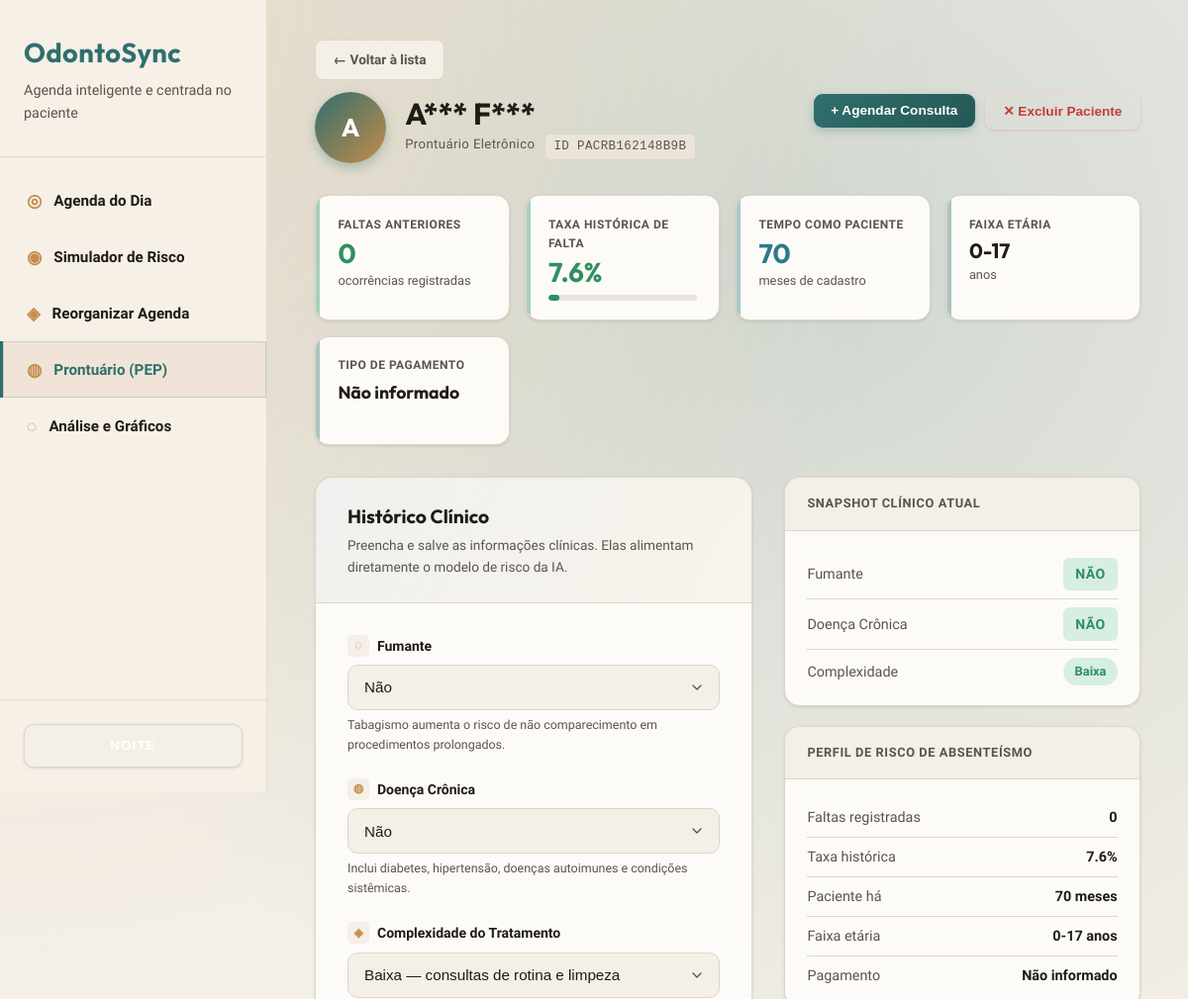
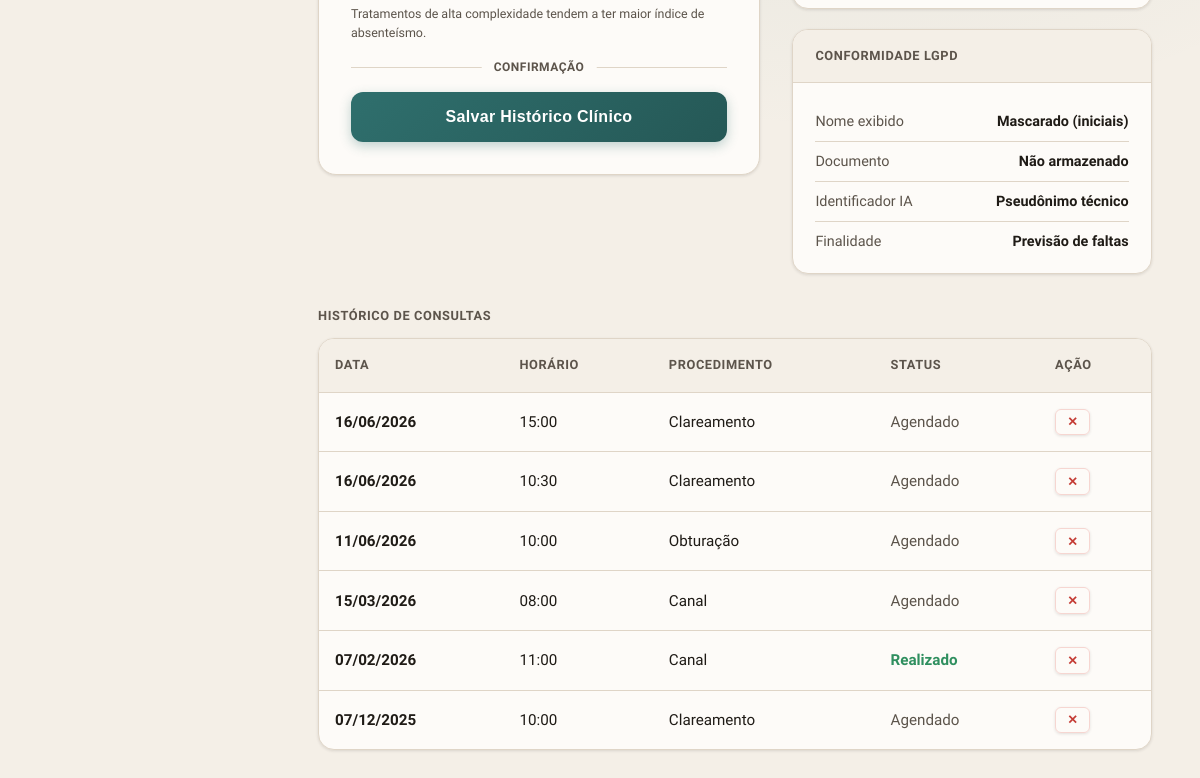
The page /prontuario/PACRB162148B9B on the database its author committed (2 pictures, top to bottom).
### tables this page shows
CREATE TABLE pacientes (
            id TEXT PRIMARY KEY,
            nome TEXT NOT NULL,
            faixa_etaria TEXT NOT NULL,
            tipo_pagamento TEXT NOT NULL,
            faltas_anteriores INTEGER DEFAULT 0,
            taxa_historica REAL DEFAULT 0.0,
            tempo_como_paciente INTEGER DEFAULT 0,
            created_at TIMESTAMP DEFAULT CURRENT_TIMESTAMP,
            updated_at TIMESTAMP DEFAULT CURRENT_TIMESTAMP
        , fumante INTEGER DEFAULT 0, doenca_cronica INTEGER DEFAULT 0, complexidade_tratamento TEXT DEFAULT 'Baixa', photo_url TEXT);

CREATE TABLE consultas (
            id INTEGER PRIMARY KEY AUTOINCREMENT,
            paciente_id TEXT NOT NULL,
            data DATE NOT NULL,
            horario TEXT NOT NULL,
            dia_semana TEXT NOT NULL,
            turno TEXT NOT NULL,
            procedimento TEXT NOT NULL,
            antecedencia_dias INTEGER NOT NULL,
            e_retorno INTEGER DEFAULT 0,
            n_remarcacoes INTEGER DEFAULT 0,
            proximo_feriado INTEGER DEFAULT 0,
            compareceu INTEGER,
            risco_calculado REAL,
            created_at TIMESTAMP DEFAULT CURRENT_TIMESTAMP,
            updated_at TIMESTAMP DEFAULT CURRENT_TIMESTAMP, status_reorganizacao TEXT DEFAULT 'pendente', confirmacao_presenca INTEGER DEFAULT 0, status_atendimento TEXT, condicao_clima TEXT DEFAULT 'ensolarado', temperatura INTEGER DEFAULT 25,
            FOREIGN KEY (paciente_id) REFERENCES pacientes (id)
        );

### app/routes/prontuario.py (the view)
@bp.route('/<paciente_id>', methods=['GET'])
def visualizar_prontuario(paciente_id):
    conn = get_connection()
    cursor = conn.cursor()
    cursor.execute('''
        SELECT id, nome, faixa_etaria, tipo_pagamento, faltas_anteriores,
               taxa_historica, tempo_como_paciente, fumante,
               doenca_cronica, complexidade_tratamento, photo_url
        FROM pacientes
        WHERE id = ?
    ''', (paciente_id,))
    paciente = cursor.fetchone()
    cursor.execute('''
        SELECT id, data, horario, procedimento, status_atendimento, status_reorganizacao, compareceu
        FROM consultas
        WHERE paciente_id = ?
        ORDER BY data DESC, horario DESC
        LIMIT 20
    ''', (paciente_id,))
    consultas = [dict(r) for r in cursor.fetchall()]
    conn.close()
    if not paciente:
        return render_template('error.html',
                               error_code=404,
                               error_message='Paciente não encontrado',
                               error_description='Não foi possível localizar o prontuário solicitado.'), 404
    paciente_dict = dict(paciente)
    paciente_dict['nome_mascarado'] = _mascarar_nome(paciente_dict.get('nome'))
    return render_template('prontuario.html', paciente=paciente_dict, consultas=consultas, active_page='prontuario')

### app/models/database.py (called while the page is built, shortened)
def _ensure_schema(conn):
    global _schema_checked
    if _schema_checked:
        return

def get_connection():
    conn = sqlite3.connect(Config.DATABASE_PATH)
    conn.row_factory = sqlite3.Row  # Permite acessar colunas por nome
    _ensure_schema(conn)
    return conn

### app/routes/prontuario.py (called while the page is built)
def _mascarar_nome(nome):
    partes = [p for p in (nome or '').split() if p]
    if not partes:
        return 'Paciente'
    if len(partes) == 1:
        return f"{partes[0][0]}***"
    return f"{partes[0][0]}*** {partes[-1][0]}***"

### app/templates/prontuario.html (shortened to what this page needs)
{% extends "base.html" %}
{% block content %}
{% set initials = (paciente.nome_mascarado or 'P')[0] | upper %}
{% set taxa_pct = (paciente.taxa_historica * 100) | round(1) %}
{% set taxa_class = 'high' if taxa_pct >= 60 else ('mid' if taxa_pct >= 30 else 'low') %}
{% set comp = paciente.complexidade_tratamento or 'Baixa' %}
<a href="/prontuario/" class="btn-back">← Voltar à lista</a>
<div class="pep-header">
  <div class="pep-identity">
    <div class="pep-avatar" onclick="document.getElementById('foto-upload').click()" title="Clique para trocar a foto">
      {% if paciente.photo_url %}
        <img src="{{ paciente.photo_url }}" alt="Foto" id="pep-avatar-img">
      {% else %}
        <span id="pep-avatar-initials">{{ initials }}</span>
      {% endif %}
    </div>
    <div class="pep-meta">
      <h1>{{ paciente.nome_mascarado }}</h1>
      <p class="pep-id">
        Prontuário Eletrônico
        <span class="id-chip">ID {{ paciente.id }}</span>
      </p>
    </div>
  </div>
  <div style="display:flex; gap:0.6rem; flex-wrap:wrap; align-items:center;">
    <button onclick="abrirModalAgendar()" style="display:inline-flex;align-items:center;gap:0.4rem;padding:0.6rem 1.1rem;background:linear-gradient(135deg,var(--accent-primary),var(--accent-hover));color:#fff;border:none;border-radius:9px;font-size:0.85rem;font-weight:700;cursor:pointer;transition:var(--transition);box-shadow:0 3px 8px rgba(47,111,109,0.3);">
      + Agendar Consulta
    </button>
    <button onclick="excluirPaciente('{{ paciente.id }}', '{{ paciente.nome_mascarado }}')"
      style="display:inline-flex;align-items:center;gap:0.4rem;padding:0.6rem 1.1rem;background:transparent;color:var(--danger);border:1px solid var(--danger-bg);border-radius:9px;font-size:0.85rem;font-weight:700;cursor:pointer;transition:var(--transition);">
      ✕ Excluir Paciente
    </button>
  </div>
</div>
<div class="pep-stats">
  <div class="pep-stat {% if paciente.faltas_anteriores >= 3 %}stat-danger{% elif paciente.faltas_anteriores >= 1 %}stat-warning{% else %}stat-success{% endif %}">
    <div class="s-label">Faltas anteriores</div>
    <div class="s-value">{{ paciente.faltas_anteriores }}</div>
    <div class="s-sub">ocorrências registradas</div>
  </div>
  <div class="pep-stat {% if taxa_pct >= 60 %}stat-danger{% elif taxa_pct >= 30 %}stat-warning{% else %}stat-success{% endif %}">
    <div class="s-label">Taxa histórica de falta</div>
    <div class="s-value">{{ taxa_pct }}%</div>
    <div class="taxa-bar-wrap">
      <div class="taxa-bar-track">
        <div class="taxa-bar-fill {{ taxa_class }}" style="width: {{ [taxa_pct, 100] | min }}%"></div>
      </div>
    </div>
  </div>
  <div class="pep-stat stat-info">
    <div class="s-label">Tempo como paciente</div>
    <div class="s-value">{{ paciente.tempo_como_paciente }}</div>
    <div class="s-sub">meses de cadastro</div>
  </div>
  <div class="pep-stat">
    <div class="s-label">Faixa etária</div>
    <div class="s-value" style="font-size:1.3rem">{{ paciente.faixa_etaria }}</div>
    <div class="s-sub">anos</div>
  </div>
  <div class="pep-stat">
    <div class="s-label">Tipo de pagamento</div>
    <div class="s-value" style="font-size:1.1rem; padding-top: 0.15rem">{{ paciente.tipo_pagamento }}</div>
    <div class="s-sub">&nbsp;</div>
  </div>
</div>
<div class="pep-layout">
  <div class="pep-form-card">
    <div class="pep-form-card-header">
      <h2>Histórico Clínico</h2>
      <p>Preencha e salve as informações clínicas. Elas alimentam diretamente o modelo de risco da IA.</p>
    </div>
    <div class="pep-form-body">
      <form id="pep-form"
            method="POST"
            action="{{ url_for('prontuario.atualizar_prontuario', paciente_id=paciente.id) }}">
        <div class="field-row">
          <label for="fumante">
            <i class="field-icon">◌</i>
            Fumante
          </label>
          <select id="fumante" name="fumante" required>
            <option value="0" {% if paciente.fumante | int == 0 %}selected{% endif %}>Não</option>
          </select>
          <p class="field-hint">Tabagismo aumenta o risco de não comparecimento em procedimentos prolongados.</p>
        </div>
        <div class="field-row">
          <label for="doenca_cronica">
            <i class="field-icon">◍</i>
            Doença Crônica
          </label>
          <select id="doenca_cronica" name="doenca_cronica" required>
            <option value="0" {% if paciente.doenca_cronica | int == 0 %}selected{% endif %}>Não</option>
          </select>
          <p class="field-hint">Inclui diabetes, hipertensão, doenças autoimunes e condições sistêmicas.</p>
        </div>
        <div class="field-row">
          <label for="complexidade_tratamento">
            <i class="field-icon">◈</i>
            Complexidade do Tratamento
          </label>
          <select id="complexidade_tratamento" name="complexidade_tratamento" required>
            <option value="Baixa" {% if comp == 'Baixa' %}selected{% endif %}>Baixa — consultas de rotina e limpeza</option>
          </select>
          <p class="field-hint">Tratamentos de alta complexidade tendem a ter maior índice de absenteísmo.</p>
        </div>
        <div class="section-divider"><span>Confirmação</span></div>
        <button type="submit" class="pep-submit-btn" id="btn-salvar">
          Salvar Histórico Clínico
        </button>
      </form>
    </div>
  </div>
  <div class="pep-info-panel">
    <div class="info-card">
      <div class="info-card-header">Snapshot Clínico Atual</div>
      <div class="info-card-body">
        <div class="info-row">
          <span class="ir-label">Fumante</span>
          <span class="ir-value">
            {% if paciente.fumante | int == 1 %}
              <span class="badge badge-warning">Sim</span>
            {% else %}
              <span class="badge badge-success">Não</span>
            {% endif %}
          </span>
        </div>
        <div class="info-row">
          <span class="ir-label">Doença Crônica</span>
          <span class="ir-value">
            {% if paciente.doenca_cronica | int == 1 %}
              <span class="badge badge-danger">Sim</span>
            {% else %}
              <span class="badge badge-success">Não</span>
            {% endif %}
          </span>
        </div>
        <div class="info-row">
          <span class="ir-label">Complexidade</span>
          <span class="ir-value">
            <span class="complexity-pill {{ comp }}">{{ comp }}</span>
          </span>
        </div>
      </div>
    </div>
    <div class="info-card">
      <div class="info-card-header">Perfil de Risco de Absenteísmo</div>
      <div class="info-card-body">
        <div class="info-row">
          <span class="ir-label">Faltas registradas</span>
          <span class="ir-value">{{ paciente.faltas_anteriores }}</span>
        </div>
        <div class="info-row">
          <span class="ir-label">Taxa histórica</span>
          <span class="ir-value {% if taxa_pct >= 60 %}style="color:var(--danger)"{% endif %}">{{ taxa_pct }}%</span>
        </div>
        <div class="info-row">
          <span class="ir-label">Paciente há</span>
          <span class="ir-value">{{ paciente.tempo_como_paciente }} meses</span>
        </div>
        <div class="info-row">
          <span class="ir-label">Faixa etária</span>
          <span class="ir-value">{{ paciente.faixa_etaria }} anos</span>
        </div>
        <div class="info-row">
          <span class="ir-label">Pagamento</span>
          <span class="ir-value">{{ paciente.tipo_pagamento }}</span>
        </div>
      </div>
    </div>
    <div class="info-card">
      <div class="info-card-header">Conformidade LGPD</div>
      <div class="info-card-body">
        <div class="info-row">
          <span class="ir-label">Nome exibido</span>
          <span class="ir-value">Mascarado (iniciais)</span>
        </div>
        <div class="info-row">
          <span class="ir-label">Documento</span>
          <span class="ir-value">Não armazenado</span>
        </div>
        <div class="info-row">
          <span class="ir-label">Identificador IA</span>
          <span class="ir-value">Pseudônimo técnico</span>
        </div>
        <div class="info-row">
          <span class="ir-label">Finalidade</span>
          <span class="ir-value">Previsão de faltas</span>
        </div>
      </div>
    </div>
  </div>
</div>
{% if consultas %}
<div style="margin-top:2rem;">
  <div style="font-size:0.8rem;font-weight:700;text-transform:uppercase;letter-spacing:0.6px;color:var(--text-secondary);margin-bottom:0.75rem;">Histórico de Consultas</div>
  <div class="table-container">
    <table>
      <thead>
        <tr>
          <th>Data</th>
          <th>Horário</th>
          <th>Procedimento</th>
          <th>Status</th>
          <th>Ação</th>
        </tr>
      </thead>
      <tbody>
        {% for c in consultas %}
        <tr id="pep-consult-{{ c.id }}">
          <td><strong>{{ c.data[8:10] }}/{{ c.data[5:7] }}/{{ c.data[0:4] }}</strong></td>
          <td>{{ c.horario }}</td>
          <td>{{ c.procedimento }}</td>
          <td>
            {% if c.compareceu == 1 %}
              <span style="color:var(--success);font-weight:700;">Realizado</span>
            {% elif c.compareceu == 0 and c.status_atendimento %}
              <span style="color:var(--danger);font-weight:700;">Falta</span>
            {% elif c.status_reorganizacao == 'ficticio' %}
              <span style="color:var(--info);font-weight:600;">Demo</span>
            {% else %}
              <span style="color:var(--text-secondary);font-weight:500;">Agendado</span>
            {% endif %}
          </td>
          <td>
            <button onclick="excluirConsultaPEP({{ c.id }})"
              style="padding:0.3rem 0.7rem;background:transparent;color:var(--danger);border:1px solid var(--danger-bg);border-radius:6px;font-size:0.78rem;font-weight:600;cursor:pointer;transition:var(--transition);">
              ✕
            </button>
          </td>
        </tr>
        {% endfor %}
      </tbody>
    </table>
  </div>
</div>
{% endif %}
{% endblock %}

### app/static/css/style.css (style rules this page uses)
:root { --bg-primary: #fdfbf8; --bg-secondary: #f4efe7; --bg-tertiary: #ebe4da; --text-primary: #1f1b16; --text-secondary: #5c544b; --border-color: #dfd5c7; --accent-primary: #2f6f6d; --accent-hover: #255856; --accent-secondary: #c58c4b; --danger: #c43c35; --danger-bg: #f6d6d1; --warning: #d29a32; --warning-bg: #f7ebcf; --success: #2f8f5f; --success-bg: #d7eee2; --info: #2c7a8a; --info-bg: #d4ecf0; --sidebar-bg: #f6f0e7; --sidebar-border: #e5dacb; --sidebar-text: var(--text-primary); --sidebar-hover: #efe4d7; --shadow-sm: 0 1px 3px rgba(31, 27, 22, 0.12); --shadow-md: 0 8px 16px rgba(31, 27, 22, 0.12); --shadow-lg: 0 16px 32px rgba(31, 27, 22, 0.16); --font-heading: 'Outfit', 'Helvetica Neue', Arial, sans-serif; --font-body: 'Source Sans 3', 'Helvetica Neue', Arial, sans-serif; --font-mono: 'Outfit', monospace; --transition: color 0.2s ease, background-color 0.2s ease, border-color 0.2s ease, box-shadow 0.2s ease, transform 0.2s ease; }
* { margin: 0; padding: 0; box-sizing: border-box; }
body { font-family: var(--font-body); background-color: var(--bg-secondary); color: var(--text-primary); line-height: 1.6; display: flex; min-height: 100vh; transition: background-color 0.2s ease, color 0.2s ease; background-image: radial-gradient(circle at top left, rgba(197, 140, 75, 0.18), transparent 45%), radial-gradient(circle at 70% 15%, rgba(47, 111, 109, 0.18), transparent 50%); }
.table-container { background-color: var(--bg-primary); border-radius: 16px; border: 1px solid var(--border-color); overflow: hidden; box-shadow: var(--shadow-sm); }
table { width: 100%; border-collapse: collapse; }
thead { background-color: var(--bg-secondary); border-bottom: 1px solid var(--border-color); }
th { padding: 1rem; text-align: left; font-weight: 700; font-size: 0.8rem; color: var(--text-secondary); text-transform: uppercase; letter-spacing: 0.6px; }
td { padding: 1rem; border-bottom: 1px solid var(--border-color); color: var(--text-primary); font-size: 0.95rem; }
tr:last-child td { border-bottom: none; }
tbody tr { transition: var(--transition); }
.badge { display: inline-block; padding: 0.35rem 0.75rem; border-radius: 6px; font-size: 0.875rem; font-weight: 600; text-transform: uppercase; letter-spacing: 0.5px; }
.badge-success { background-color: var(--success-bg); color: var(--success); }
label { display: block; font-size: 0.875rem; font-weight: 600; color: var(--text-primary); margin-bottom: 0.5rem; }
input[type="text"], input[type="number"], input[type="email"], select { width: 100%; padding: 0.85rem 1rem; background-color: var(--bg-secondary); border: 1px solid var(--border-color); border-radius: 10px; font-size: 0.95rem; color: var(--text-primary); transition: var(--transition); }
button { padding: 0.9rem 2rem; background-color: var(--accent-primary); color: white; border: none; border-radius: 10px; font-size: 0.95rem; font-weight: 600; cursor: pointer; transition: var(--transition); box-shadow: var(--shadow-sm); }
.stats-grid .stat-card, .cards-grid .card, .table-container, .result-card, .form-container, .grafico { animation: rise-in 0.5s ease both; }

### rows shown on the page
pacientes: id "PACRB162148B9B", faltas_anteriores "0", tempo_como_paciente "70", faixa_etaria "0-17", tipo_pagamento "Não informado", fumante "Não", doenca_cronica "Não", complexidade_tratamento "Baixa — consultas de rotina e limpeza", complexidade_tratamento "Baixa"
consultas: data "15", data "03", data "2026", horario "08:00", procedimento "Canal", compareceu "Agendado"
consultas: data "07", data "02", data "2026", horario "11:00", procedimento "Canal", compareceu "Realizado"
consultas: data "07", data "12", data "2025", horario "10:00", procedimento "Clareamento", compareceu "Agendado"

### other values the page prints
{{ initials }} "A"
{{ paciente.nome_mascarado }} "A*** F***"
{{ taxa_pct }} "7.6"
{{ c.data[8:10] }} "16" "16" "11"
{{ c.data[5:7] }} "06" "06" "06"
{{ c.data[0:4] }} "2026" "2026" "2026"
{{ c.horario }} "15:00" "10:30" "10:00"
{{ c.procedimento }} "Clareamento" "Clareamento" "Obturação"
